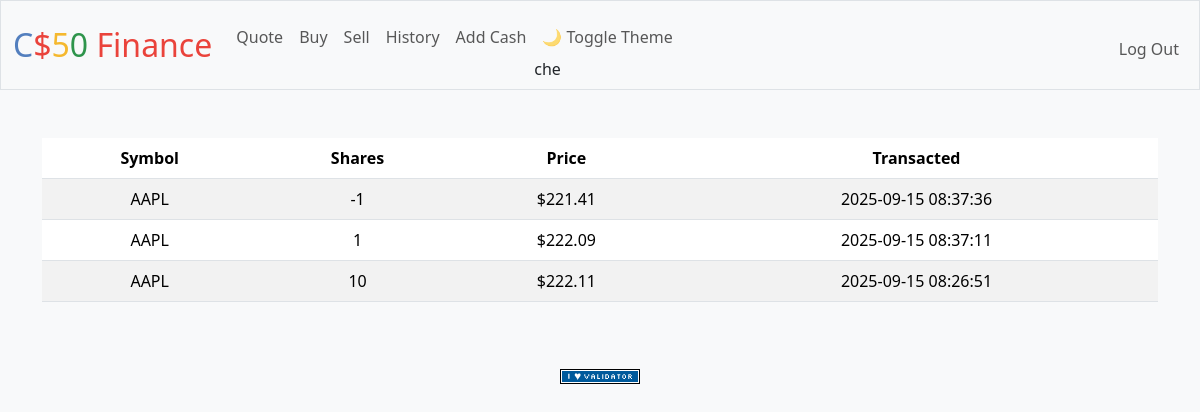
Screenshot of /history (signed in) with the database file from the repository.
### tables this page shows
CREATE TABLE transactions (
id INTEGER PRIMARY KEY AUTOINCREMENT,
user_id INTEGER NOT NULL,
symbol TEXT NOT NULL,
shares INTEGER NOT NULL,
price NUMERIC NOT NULL,
transacted TIMESTAMP DEFAULT CURRENT_TIMESTAMP,
FOREIGN KEY(user_id) REFERENCES users(id) );

### app.py (the view)
@app.route("/history")
@login_required
def history():
    user_id = session["user_id"]
    transactions = db.execute(
        "SELECT symbol, shares, price, transacted FROM transactions WHERE user_id = ? ORDER BY transacted DESC",
        user_id
    )
    return render_with_theme("history.html", transactions=transactions)

### app.py (called while the page is built)
def render_with_theme(template, **kwargs):
    theme = "light"
    if "user_id" in session:
        user = db.execute("SELECT theme FROM users WHERE id = ?", session["user_id"])
        if user:
            theme = user[0]["theme"]
    return render_template(template, theme=theme, **kwargs)

@app.after_request
def after_request(response):
    response.headers["Cache-Control"] = "no-cache, no-store, must-revalidate"
    response.headers["Expires"] = 0
    response.headers["Pragma"] = "no-cache"
    return response

### helpers.py (called while the page is built)
def login_required(f):
    @wraps(f)
    def decorated_function(*args, **kwargs):
        if session.get("user_id") is None:
            return redirect("/login")
        return f(*args, **kwargs)
    return decorated_function

def usd(value):
    return f"${value:,.2f}"

### templates/history.html (shortened to what this page needs)
{% extends "layout.html" %}
{% block main %}
    <table class="table table-striped">
        <thead>
            <tr>
                <th>Symbol</th>
                <th>Shares</th>
                <th>Price</th>
                <th>Transacted</th>
            </tr>
        </thead>
        <tbody>
            {% for t in transactions %}
                <tr>
                    <td>{{ t.symbol }}</td>
                    <td>{{ t.shares }}</td>
                    <td>{{ t.price | usd }}</td>
                    <td>{{ t.transacted }}</td>
                </tr>
            {% endfor %}
        </tbody>
    </table>
{% endblock %}

### templates/layout.html (shortened to what this page needs)
<!DOCTYPE html>
<html lang="en">
    <head>
        <link href="https://cdn.jsdelivr.net/npm/bootstrap@5.3.3/dist/css/bootstrap.min.css" rel="stylesheet">
        <link href="/static/styles.css" rel="stylesheet">
    </head>
    <body class="{{ theme }}">
        <nav class="bg-light border navbar navbar-expand-md navbar-light">
            <div class="container-fluid">
                <a class="navbar-brand" href="/"><span class="blue">C</span><span class="red">$</span><span class="yellow">5</span><span class="green">0</span> <span class="red">Finance</span></a>
                <div class="collapse navbar-collapse" id="navbar">
                    {% if session["user_id"] %}
                        <ul class="navbar-nav me-auto mt-2">
                            <li class="nav-item"><a class="nav-link" href="/quote">Quote</a></li>
                            <li class="nav-item"><a class="nav-link" href="/buy">Buy</a></li>
                            <li class="nav-item"><a class="nav-link" href="/sell">Sell</a></li>
                            <li class="nav-item"><a class="nav-link" href="/history">History</a></li>
                            <li class="nav-item"><a class="nav-link" href="/addcash">Add Cash</a></li>
                            <li class="nav-item"><a class="nav-link" href="/toggle_theme">🌙 Toggle Theme</a>che</li>
                     </ul>
                        <ul class="navbar-nav ms-auto mt-2">
                            <li class="nav-item"><a class="nav-link" href="/logout">Log Out</a></li>
                        </ul>
                    {% else %}
                        <ul class="navbar-nav ms-auto mt-2">
                            <li class="nav-item"><a class="nav-link" href="/register">Register</a></li>
                            <li class="nav-item"><a class="nav-link" href="/login">Log In</a></li>
                        </ul>
                    {% endif %}
                </div>
            </div>
        </nav>
        <main class="container py-5 text-center">
            {% block main %}{% endblock %}
        </main>
        <footer class="mb-5">
            <form action="https://validator.w3.org/check" class="text-center" enctype="multipart/form-data" method="post" target="_blank">
                <input alt="Validate" src="/static/I_heart_validator.png" type="image">
            </form>
        </footer>
    </body>
</html>

### static/styles.css (style rules this page uses)
nav .navbar-brand { font-size: xx-large; }
nav .navbar-brand .blue { color: #537fbe; }
nav .navbar-brand .red { color: #ea433b; }
nav .navbar-brand .yellow { color: #f5b82e; }
nav .navbar-brand .green { color: #2e944b; }
body.light { background: #f8f9fa; color: #212529; }

### rows the page displays
transactions: symbol "AAPL", shares "-1", price "$221.41", transacted "2025-09-15 08:37:36"
transactions: symbol "AAPL", shares "1", price "$222.09", transacted "2025-09-15 08:37:11"
transactions: symbol "AAPL", shares "10", price "$222.11", transacted "2025-09-15 08:26:51"
